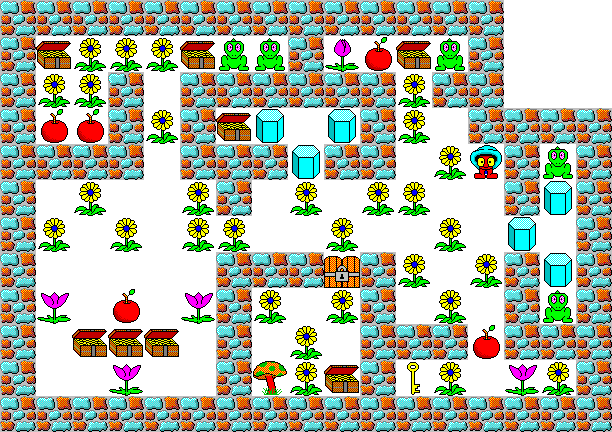

The image is a tile-based game level rendered from a .tmx file. Its description and source (layers, tilesets, objects; grid data summarised) follow:
An orthogonal 17x12 tile map with 36x36 px tiles, 2 tile layers (ground, hazard).

<map version="1.0" orientation="orthogonal" width="17" height="12" tilewidth="36" tileheight="36">
 <tileset firstgid="1" name="tileset" tilewidth="36" tileheight="36">
  <image source="tileset.png" width="256" height="256" />
 </tileset>
 <layer name="ground" width="17" height="12">
  <data>[204 cells, 204 non-empty, 1 distinct tile ids]</data>
 </layer>
 <layer name="hazard" width="17" height="12">
  <data>[204 cells, 155 non-empty, 12 distinct tile ids]</data>
 </layer>
</map>
